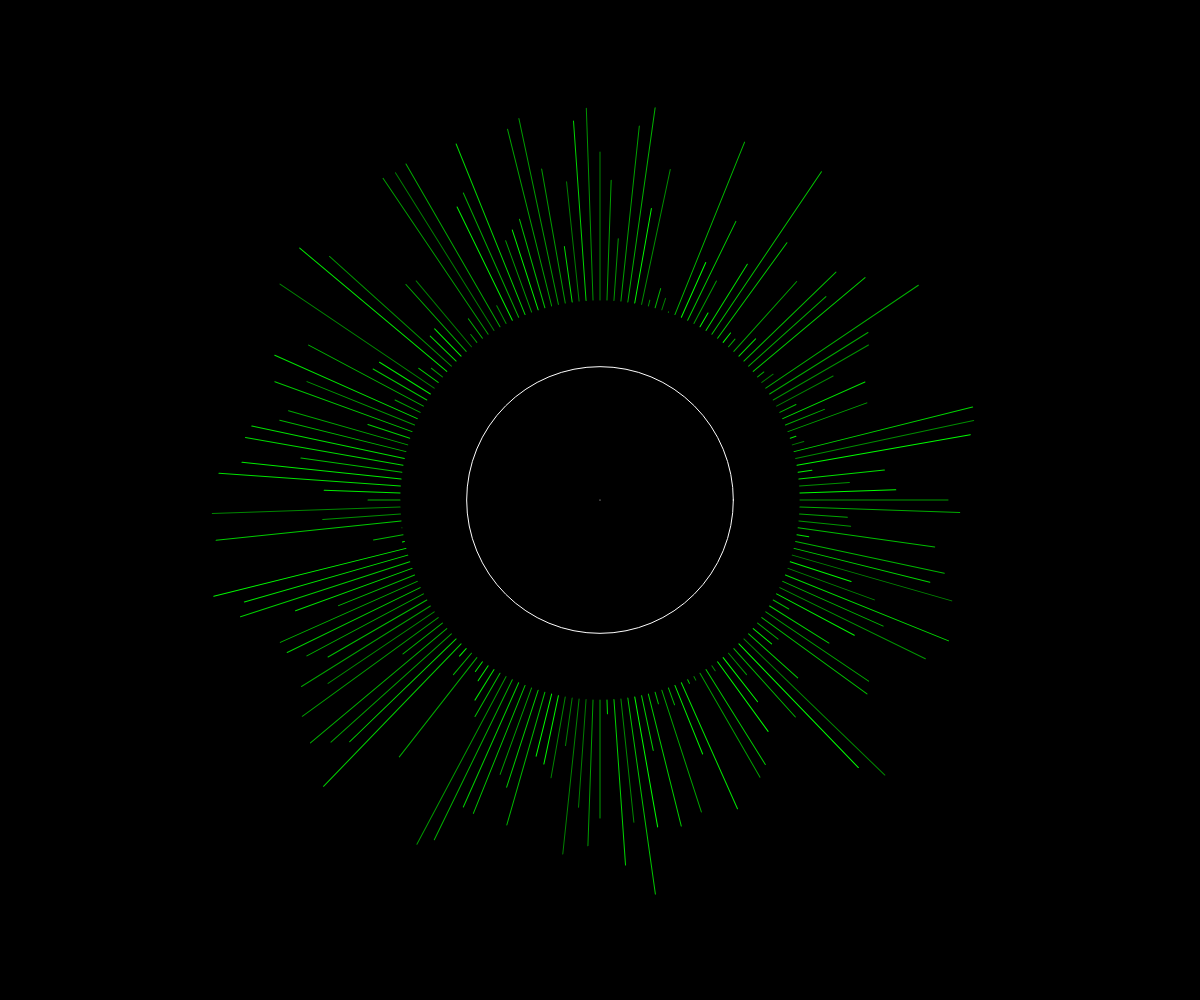
Frame 1 (no input)
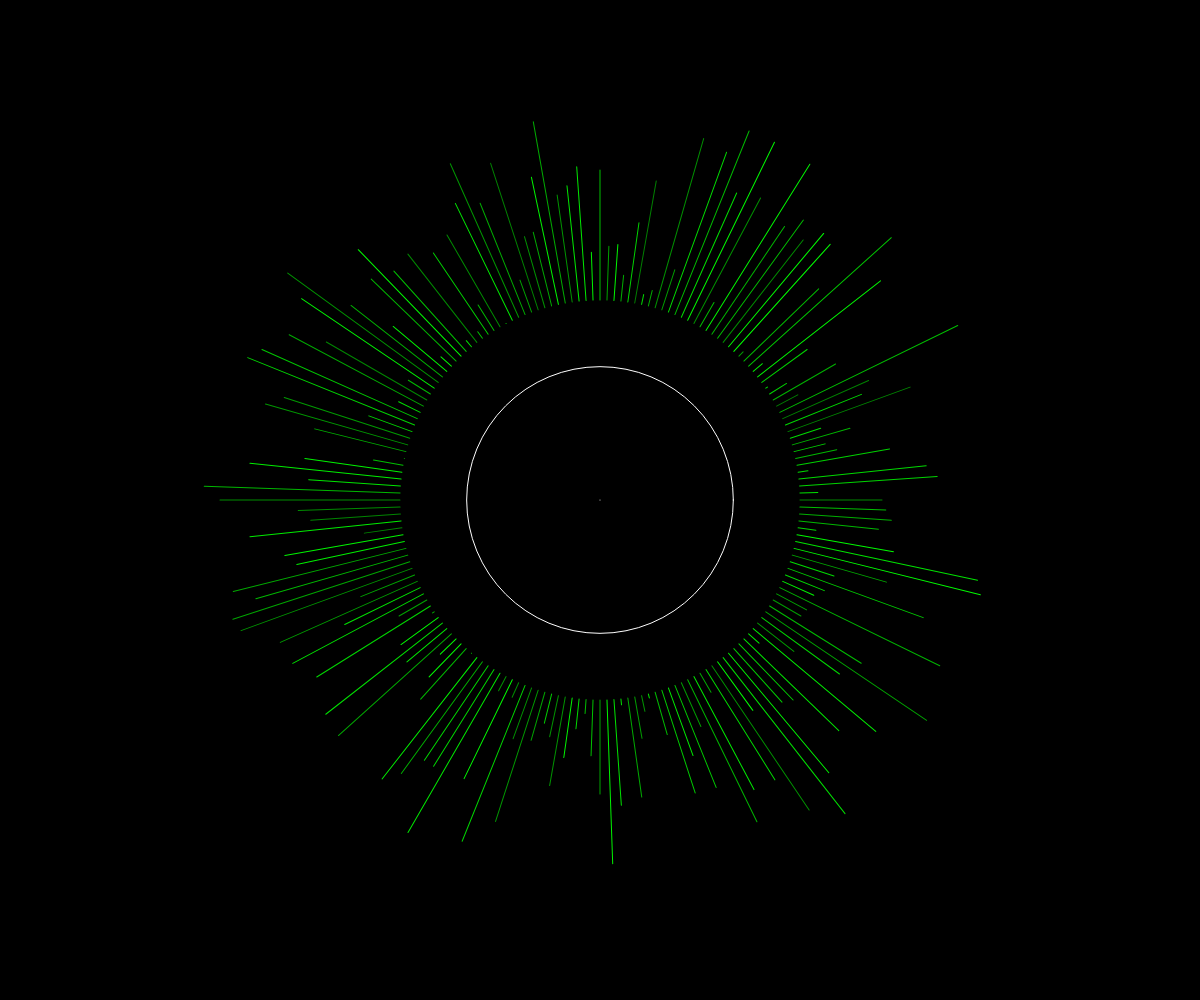
Frame 2 (the mouse pressed at the canvas centre, redrawn once)

The p5.js sketch that drew these frames (run headless with seeded random() and noise() and a simulated clock; the mouse was pressed at the canvas centre and the sketch redrawn once):

// p5.js sketch
// ── sketch.js


// layout
const winW = window.innerWidth
const winH = window.innerHeight
const CIR_SIZE = 400
const SIDES = 180
let seed
function setup() {
  createCanvas(windowWidth, windowHeight)
  noLoop()
  stroke(255);
  strokeWeight(1);
  translate(windowWidth / 2, windowHeight / 2);
}

function draw() {
  background(0, 0, 0)
  strokeWeight(0.5);
  noFill();
  translate(windowWidth / 2, windowHeight / 2);
  //Center point
  strokeWeight(1);
  beginShape(POINTS);
  vertex(0, 0);
  endShape();
  strokeWeight(1);

  //Draw circle
  ellipse(0, 0, CIR_SIZE / 1.5, CIR_SIZE / 1.5)
  for (let i = 0; i < 3; i++) {
    // line(0, 0, CIR_SIZE, 0)
  }
  simpleLines()
  //Ray Lines
  function simpleLines() {
    const stepsOut = CIR_SIZE / 4
    const numSteps = stepsOut
    const step = 2
    // const step = (CIR_SIZE / 2) / numSteps
    // const start = floor(random(0, numSteps))
    // const stop = floor(random(start, numSteps + 1))
    const start = CIR_SIZE / 2
    const stop = floor(random(start, numSteps + 1))
    // let numbShapes = randomSelectTwo() ? SIDES : SIDES * 2;
    let numbShapes = SIDES
    noFill()
    push()
    for (let i = 0; i < numbShapes; i++) {
      let randSpokeColor = random(0.5, 1);
      stroke(`rgba(0,255,0,${randSpokeColor})`);
      line(start, 0, floor(random(start, numSteps)) * step, 0)
      rotate(TWO_PI / numbShapes)
    }
    pop()
  }


  //Helper Point on Circle
  function pointOnCircle(posX, posY, radius, angle) {
    const x = posX + radius * cos(angle)
    const y = posY + radius * sin(angle)
    return createVector(x, y)
  }
  let numbShapes = randomSelectTwo() ? CIR_SIZE : CIR_SIZE;
  //Helper Random 1 or 2 for Spoke count
  function randomSelectTwo() {
    const rando = random(1)
    if (rando > 0.5) {
      return true
    } else {
      return false
    }
  }
}
